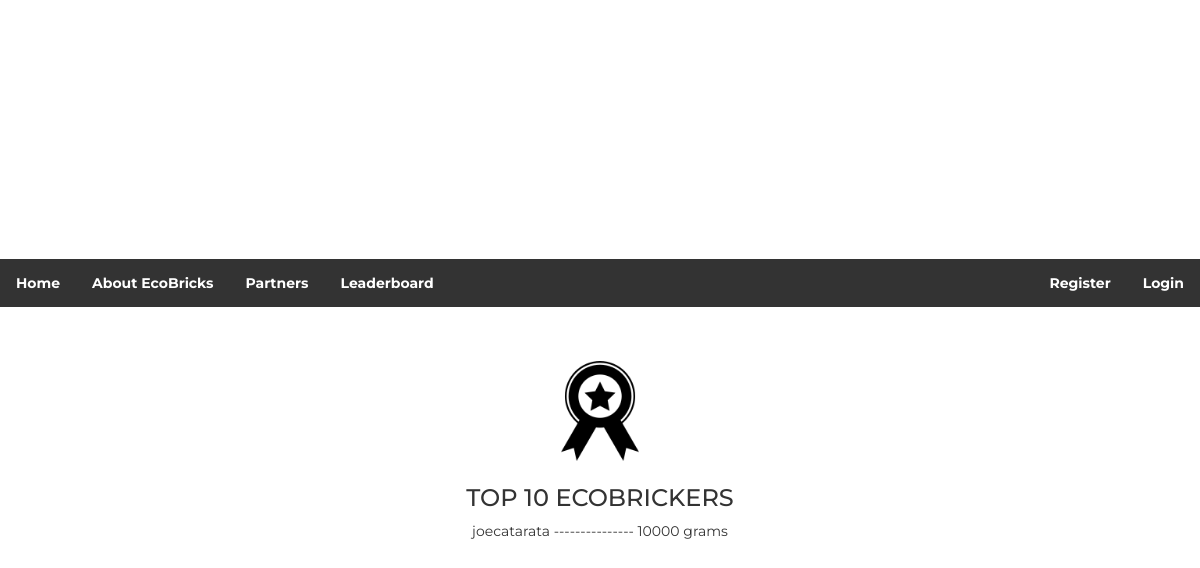
The app's page /leaderboard/, older data.
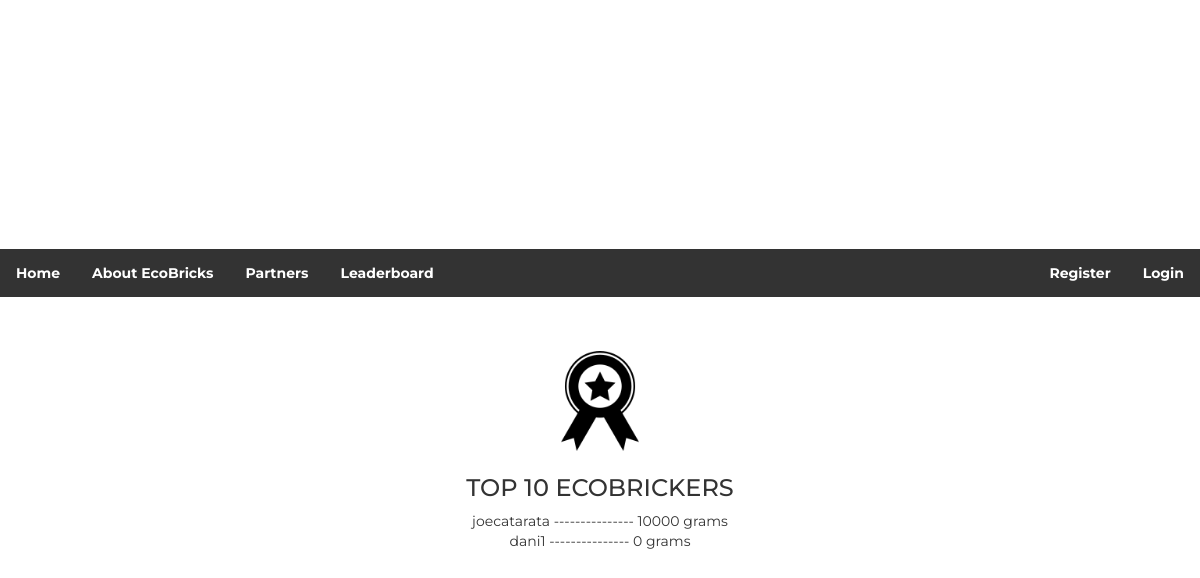
The same page, newer data.
### ecobrick/models.py (models this page shows, shortened)
class UserDetail(models.Model):
    email = models.EmailField(max_length = 50, unique = True, blank = False, null = True)
    firstName = models.CharField(max_length = 50)
    lastName = models.CharField(max_length = 50)
    address = models.CharField(max_length = 150)
    contactNum = models.CharField(max_length = 50)
    brickNum = models.PositiveIntegerField(default = 0)
    brickWeight = models.PositiveIntegerField(default = 0)
    brickPoints = models.PositiveIntegerField(default = 0)
    choices = ((0, 'Staff'), (1, 'Regular User'))
    userType = models.IntegerField(default = 1, choices = choices)
    username = models.CharField(max_length=50)
    password = models.CharField(max_length=50)
    isPremium = models.BooleanField(default=False)

### ecobrick/views.py (the view)
# urls.py: path('leaderboard/', views.leaderboard, name="leaderboard"),
def leaderboard(request):
    top_users =  UserDetail.objects.all().order_by('-brickWeight')[:10]
    try:
        loggeduser = UserDetail.objects.get(id=request.session['user'])
    except(KeyError, UserDetail.DoesNotExist):
        loggeduser = 0
    context = {
        'top_users':top_users,
        'loggeduser':loggeduser,
    }
    return render(request, 'leaderboard.html', context)

### ecobrick/templates/leaderboard.html (shortened to what this page needs)
{% extends 'navbar.html' %}
{% load staticfiles %}
{% block content %}
    <head>
    </head>
    <body>
        <br><br>
        <div id='container'>
                <img id="tao" src="{% static 'medal.png' %}"><br>
            <h3>TOP 10 ECOBRICKERS</h3>
            <div id='map'>
                {% for user in top_users %}
                {{user.username}} --------------- {{user.brickWeight}} grams <br>
                {% endfor %}
            </div>
        </div>
    </body>
   {% endblock %}

Row changes from the older to the newer data that the page shows:
added UserDetail: username "dani1", brickWeight "0"
